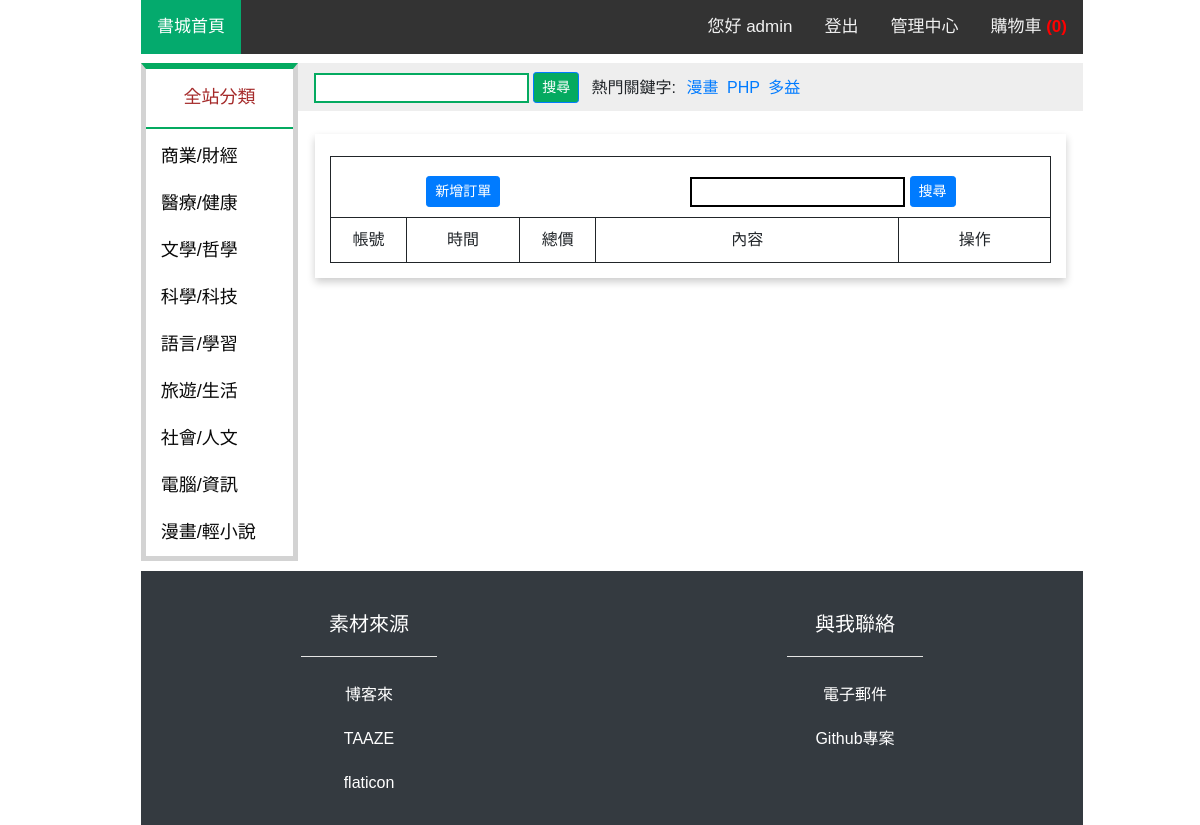
Page /admin_order.php (signed in) on the earlier database version.
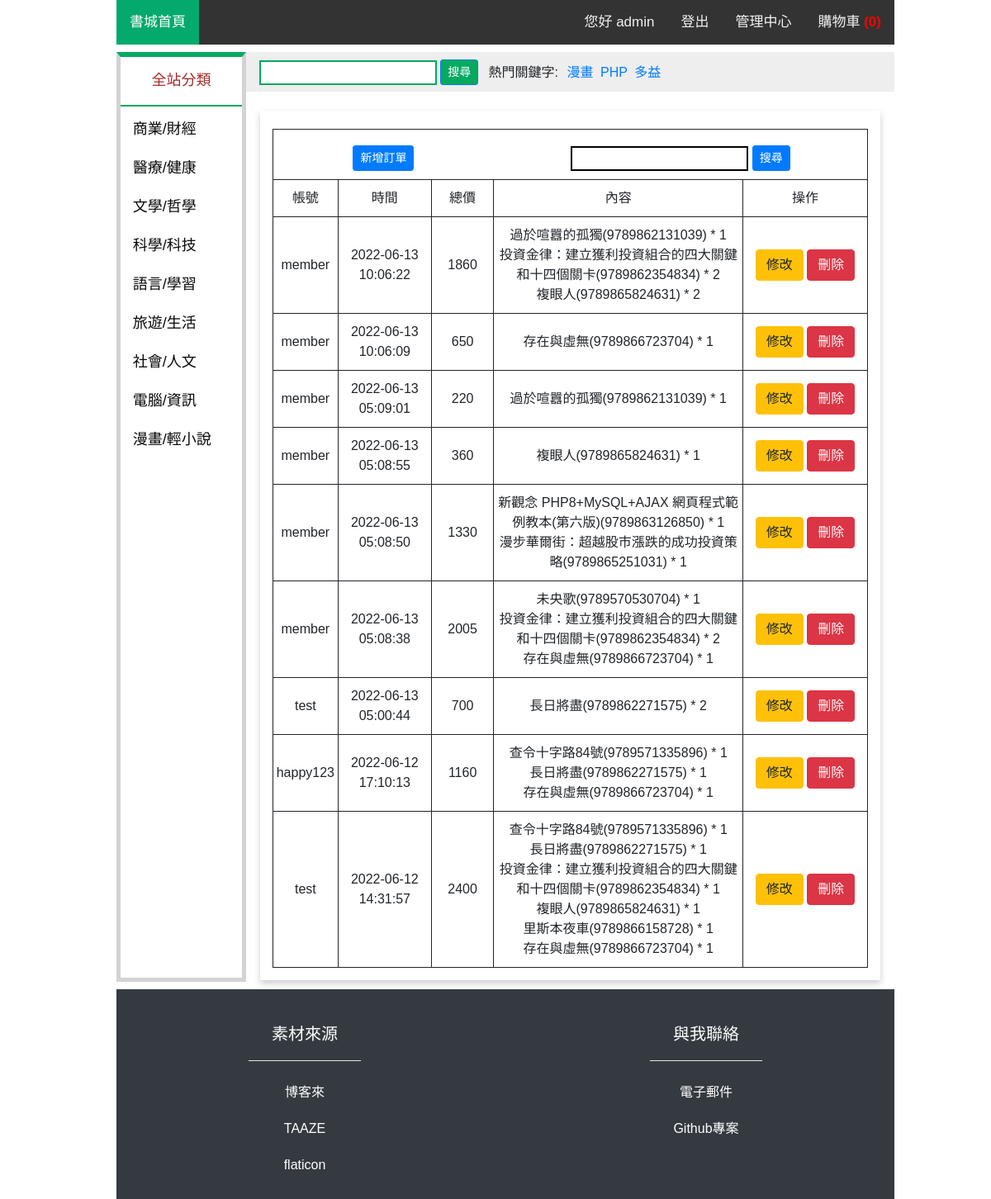
Same page on the later database version.
### tables this page shows
CREATE TABLE `user_order` (
  `account` varchar(20) NOT NULL,
  `time` datetime NOT NULL,
  `cost` int(11) NOT NULL,
  `list` varchar(1000) NOT NULL
);

### admin_order.php (the view, shortened to what the changed rows need)
<!DOCTYPE html>
<html lang="en">
<head>
    <?php include("import.php");?>
</head>
<body>
    <div class="container-fulid">
        <div class="row" style="margin-top: 1%;">
            <div class="col-12 col-lg-10">
                <div class="row list" style="margin-top: 2%;">
                    <div class="col-12">
                        <table class="admintb" style="width:100%;">
                    <?php
                    $link = mysqli_connect("localhost", "root", "root123456", "group_07") or die("無法開啟MySQL資料庫連結!<br>");
                    mysqli_query($link, 'SET CHARACTER SET utf8');
                    mysqli_query($link, "SET collation_connection = 'utf8_unicode_ci'");
                    if (isset($_POST['adsearch'])) {
                        $s = $_POST['adsearch'];
                        $result = mysqli_query($link, "SELECT * FROM user_order WHERE account like '%$s%' OR cost like '%$s%' OR list like '%$s%' ORDER BY time DESC");
                        echo '
                                    <tr>
                                        <td style="width:10%;">帳號</td>
                                        <td style="width:15%;">時間</td>
                                        <td style="width:10%;">總價</td>
                                        <td style="width:40%;">內容</td>
                                        <td style="width:20%;">操作</td>
                                    </tr>';
                            while ($row = mysqli_fetch_assoc($result)) {
                                echo '
                                    <tr>
                                        <td>'.$row['account'].'</td>
                                        <td>'.$row['time'].'</td>
                                        <td>'.$row['cost'].'</td>
                                        <td>'.nl2br($row['list']).'</td>
                                        <td>
                                            <a href="admin_order_modify.php?id='.$row['account'].'&time='.$row['time'].'"><button type="button" class="btn btn-warning">修改</button></a>
                                            <a href="member_order_cancel.php?id='.$row['account'].'&time='.$row['time'].'"><button type="button" class="btn btn-danger">刪除</button></a>
                                        </td>
                                    </tr>
                                ';
                            }
                        echo '
                                </table>
                            </div>';
                        mysqli_free_result($result);
                    }
                    else {
                        $result = mysqli_query($link, "SELECT * FROM user_order ORDER BY time DESC");
                            while ($row = mysqli_fetch_assoc($result)) {
                                echo '
                                <tr>
                                    <td>'.$row['account'].'</td>
                                    <td>'.$row['time'].'</td>
                                    <td>'.$row['cost'].'</td>
                                    <td>'.nl2br($row['list']).'</td>
                                    <td>
                                        <a href="admin_order_modify.php?id='.$row['account'].'&time='.$row['time'].'"><button type="button" class="btn btn-warning">修改</button></a>
                                        <a href="member_order_cancel.php?account='.$row['account'].'&time='.$row['time'].'"><button type="button" class="btn btn-danger">刪除</button></a>
                                    </td>
                                </tr>
                                ';
                            }
                        echo '
                                </table>
                            </div>';
                    }
                    ?>
                </div>
            </div>
        </div>
    </div>
</body>
</html>

Differences in the rows shown:
added user_order: account "member", time "2022-06-13 10:06:22", cost "1860", list "過於喧囂的孤獨(9789862131039) * 1 投資金律：建立獲利投資組合的四大關鍵和十四個關卡(9789862354834) * 2 複眼人(9789865824631) * 2"
added user_order: account "member", time "2022-06-13 10:06:09", cost "650", list "存在與虛無(9789866723704) * 1"
added user_order: account "member", time "2022-06-13 05:09:01", cost "220", list "過於喧囂的孤獨(9789862131039) * 1"
added user_order: account "member", time "2022-06-13 05:08:55", cost "360", list "複眼人(9789865824631) * 1"
added user_order: account "member", time "2022-06-13 05:08:50", cost "1330", list "新觀念 PHP8+MySQL+AJAX 網頁程式範例教本(第六版)(9789863126850) * 1 漫步華爾街：超越股市漲跌的成功投資策略(9789865251031) * 1"
added user_order: account "member", time "2022-06-13 05:08:38", cost "2005", list "未央歌(9789570530704) * 1 投資金律：建立獲利投資組合的四大關鍵和十四個關卡(9789862354834) * 2 存在與虛無(9789866723704) * 1"
added user_order: account "test", time "2022-06-13 05:00:44", cost "700", list "長日將盡(9789862271575) * 2"
added user_order: account "happy123", time "2022-06-12 17:10:13", cost "1160", list "查令十字路84號(9789571335896) * 1 長日將盡(9789862271575) * 1 存在與虛無(9789866723704) * 1"
added user_order: account "test", time "2022-06-12 14:31:57", cost "2400", list "查令十字路84號(9789571335896) * 1 長日將盡(9789862271575) * 1 投資金律：建立獲利投資組合的四大關鍵和十四個關卡(9789862354834) * 1 複眼人(9789865824631) * 1 里斯本夜車(9789866158728) * 1 存在與虛無(9789866723704) * 1"
